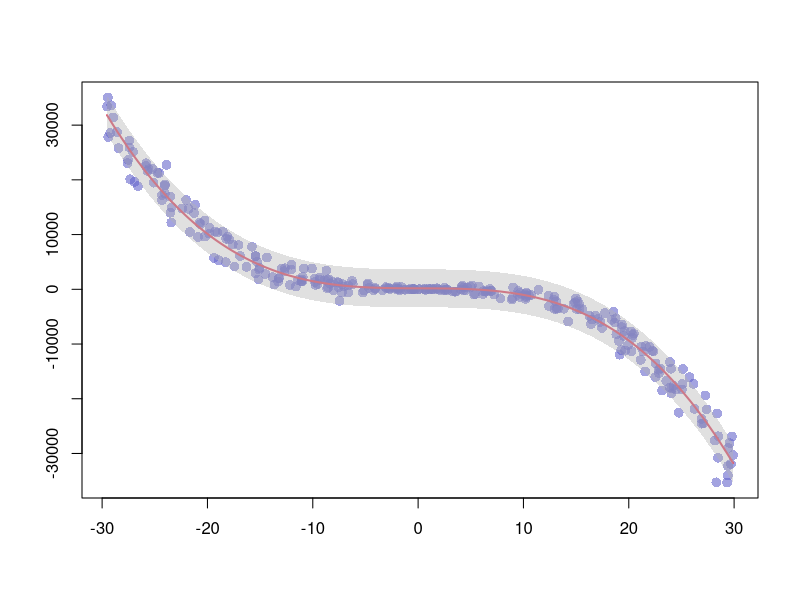

The R script that drew this image:
## ---- chunk 1
print("Hellow World String")
## ---- chunk 2
x <- runif(300,  min=-30, max=30) 
y <- -1.2*x^3 + 1.1 * x^2 - x + 10 + rnorm(length(x),0,100*abs(x)) 
 
## Can we find a polynome that fit this function ?
model <- lm(y ~ x + I(x^2) + I(x^3))
myPredict <- predict(model, interval="predict")
 
# Basic plot of x and y :
plot(x, y, col=rgb(0.4,0.4,0.8,0.6), pch=16 , cex=1.3 , xlab="" , ylab="") 
  ix <- sort(x, index.return=T)$ix
  lines(x[ix], myPredict[ix , 1], col=2, lwd=2)  
  polygon(
    c(rev(x[ix]), x[ix]),
    c(rev(myPredict[ix, 3]), myPredict[ix, 2]),
    col = rgb(0.7, 0.7, 0.7, 0.4) ,
    border=NA)
